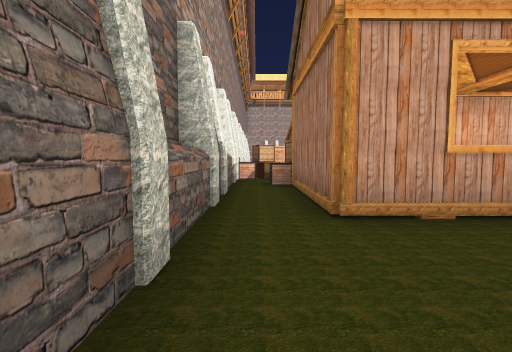
View 1 (above)

16 first-person views from a walk through a scene from a Unity 3-D project. The camera is 1.2 m above the floor, tilts 4° down and sees 90° across. The floor is counted in squares, 2 m on a side. Each view is taken from the middle of a square. On the plan, view 1 faces up. The plan holds only what a view shows up to about 9 squares ahead; the rest is blank. The place goes on beyond the plan. Some animated figures are left out. Some surface patterns are stand-ins.

View 2
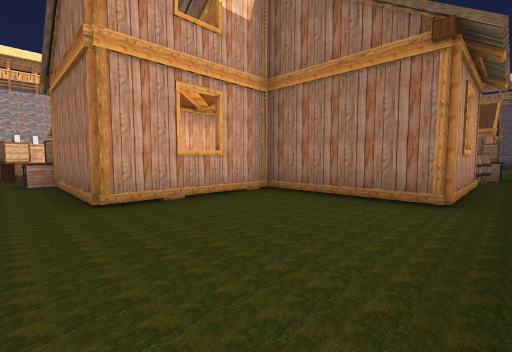

View 3
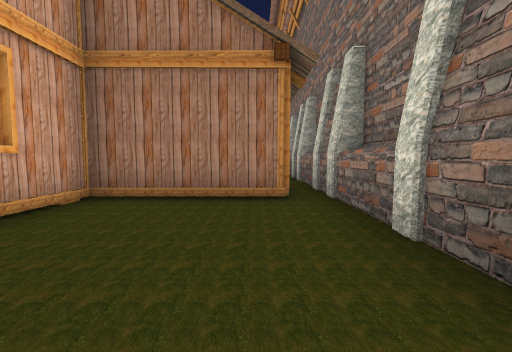

View 4
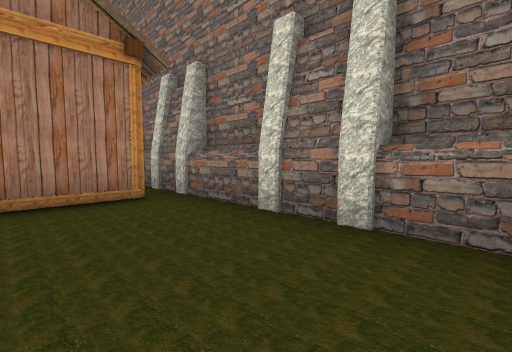

View 5
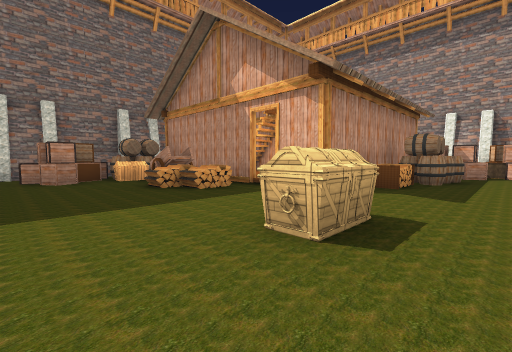

View 6
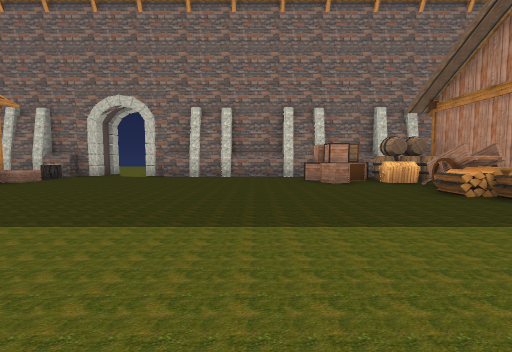

View 7
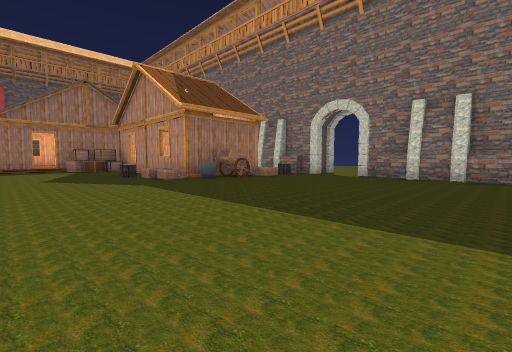

View 8
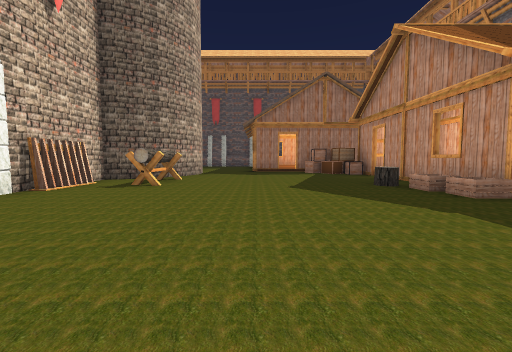

View 9
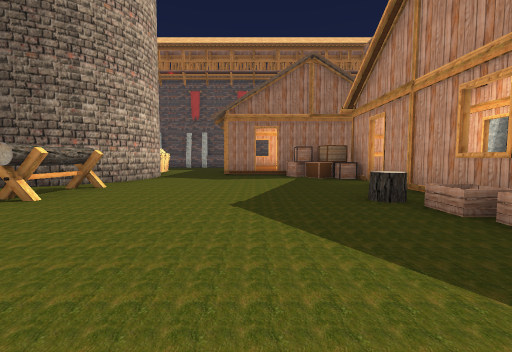

View 10
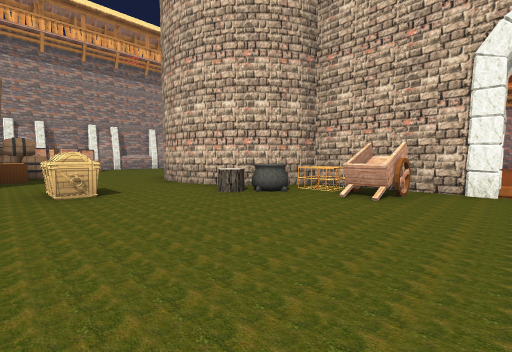

View 11
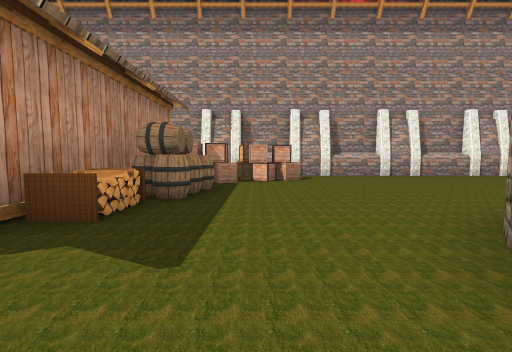

View 12
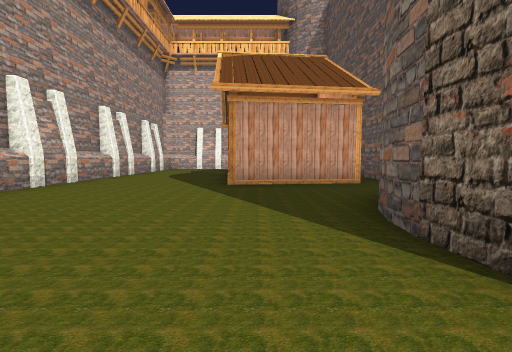

View 13
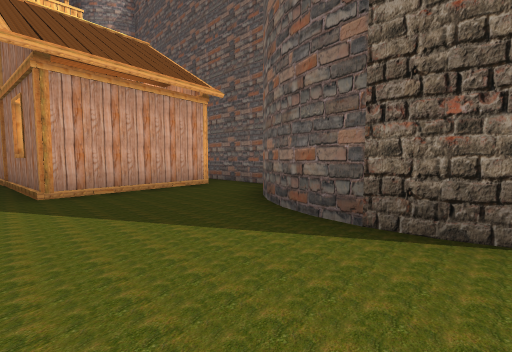

View 14
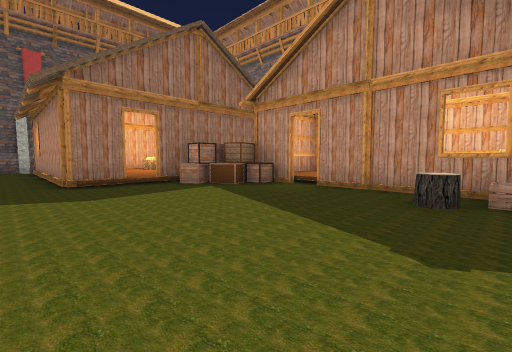

View 15
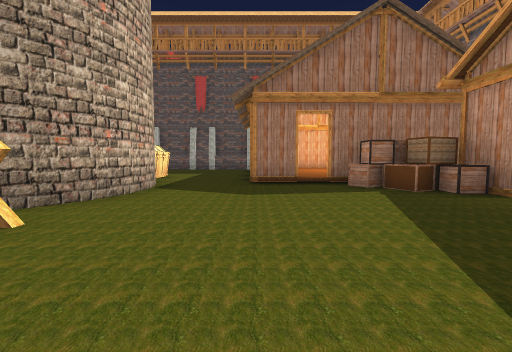

View 16
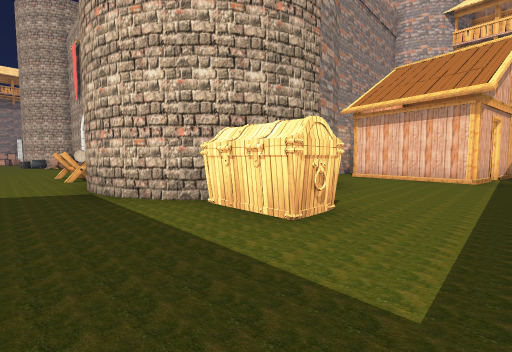

### Floor plan
Key: @ floor where view 1 was taken; # wall or solid block; . main floor; : floor 0.25 m higher than the main floor; / step, stairs or slope; B box; H house; A barrel; W wagon; C chest; R crate; G bag; K rack; E cage; U cauldron; O other object.
Columns run from 1 left of view 1 to 30 right of it. Each row starts with its distance up from view 1.
 20        H
 19 #...H  H                    H  H
 18 #...H  H #                  H  H
 17 #...H  H.#                     .
 16 #.... HH.#                  H H.
 15 #........#     .            ....
 14 #......OO      .           O....
 13 #......O       .    O       O...
 12 #......O     ##O OO O ###   O...
 11 #......O   #E#.O    .K#.#   C...
 10 #......OO OOUW..   .....OO OCC..
  9 #.B......O.O....  ....OO..O.....
  8 #BB............. ...............
  7 #.BBAA....B................HHHHH
  6 #.BBAAHHH..................H
  5 #.H     H..................B
  4 #.H     /............RO...BB
  3 #.HHHH  HO..........RRHHHBBH
  2 #....H  HW.........GOO   :HH
  1 #....H  HW.B.......RR     H
  0  @...HHHACBB.......RRH HHHH
 -1  ..................O.
 -2  ################.O###

Where each view was taken, in squares from view 1:
view 1: 0 up, 0 right, facing up
view 2: 1 down, 0 right, facing up-right
view 3: 0 up, 0 right, facing right
view 4: 1 up, 0 right, facing down-right
view 5: 8 up, 11 right, facing down-left
view 6: 7 up, 12 right, facing down
view 7: 7 up, 12 right, facing down-right
view 8: 7 up, 15 right, facing right
view 9: 6 up, 17 right, facing right
view 10: 6 up, 14 right, facing up-left
view 11: 8 up, 8 right, facing left
view 12: 10 up, 4 right, facing up
view 13: 11 up, 3 right, facing up-right
view 14: 8 up, 20 right, facing down-right
view 15: 7 up, 20 right, facing right
view 16: 8 up, 30 right, facing up-left
